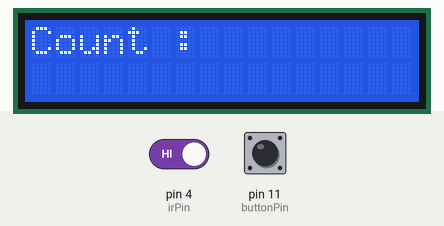
Simulated run of this sketch. Board: Arduino Uno, built with avr-gcc and run on an emulated ATmega328P. Parts: 16×2 character LCD. The inputs (shaded band) are chosen by the test bench; at power-on: pin 4 (irPin) HIGH, pin 11 (buttonPin) HIGH.

Above: at 1.2 s.
1.3 s: pin 4 (irPin) driven LOW
At 1.42 s:
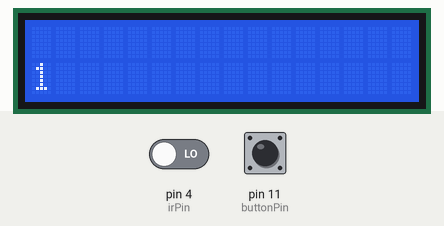
2.9 s: pin 11 (buttonPin) pulled LOW for 0.15 s
At 3.4 s:
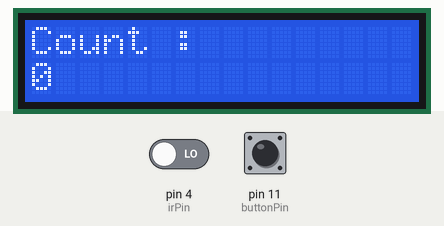
4.6 s: pin 11 (buttonPin) pulled LOW for 3.2 s
At 5.3 s:
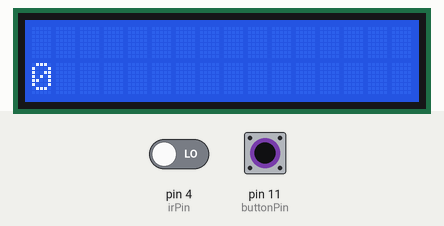
Timing chart, 0 to 7.6 s (numbered marks = the images above; inputs shaded):
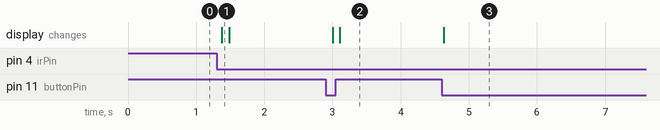

Measured:
- after the input at 1.3 s, the display: changes after 0.08 s (image 1)
- after the input at 2.9 s, the display: first changes after 0.10 s (image 2 shows a later state)
- after the input at 4.6 s, the display: changes at once (image 3)

The sketch:

code.ino
```cpp
// project by learn - electronics
// subscribe NOW !

#include <LiquidCrystal_I2C.h>

LiquidCrystal_I2C lcd(0x27 ,16 ,2);

int n = 0;

int oldValue = 1;

#define irPin 4
#define buttonPin 11

void setup(){
  pinMode(irPin,INPUT);
  pinMode(buttonPin, INPUT_PULLUP);

  lcd.begin();
  lcd.backlight();

}
void loop(){
    lcd.setCursor(0,0);
  lcd.print("Count : ");

  if(digitalRead(irPin)==0 && oldValue==1){
    oldValue=0;
    count();
  }
  else if(digitalRead(irPin)==1 && oldValue == 0){
    oldValue = 1;
  }

  if (digitalRead(buttonPin)==0){
    reset();
  }
  delay(100);

}
void count(){
  n = n + 1;

  lcd.clear();
  lcd.setCursor(0,1);
  lcd.print(n);
}

void reset(){
  n = 0;
  lcd.clear();
  lcd.setCursor(0,1);
  lcd.print(n);

}
```
